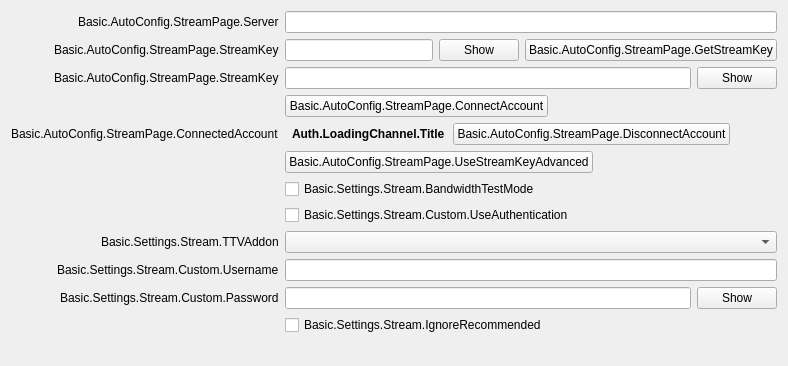
           <widget class="QWidget" name="streamKeyPage">
            <layout class="QFormLayout" name="streamkeyPageLayout">
             <property name="fieldGrowthPolicy">
              <enum>QFormLayout::AllNonFixedFieldsGrow</enum>
             </property>
             <property name="labelAlignment">
              <set>Qt::AlignRight|Qt::AlignTrailing|Qt::AlignVCenter</set>
             </property>
             <item row="0" column="0">
              <widget class="QLabel" name="serverLabel">
               <property name="text">
                <string>Basic.AutoConfig.StreamPage.Server</string>
               </property>
              </widget>
             </item>
             <item row="0" column="1">
              <widget class="QStackedWidget" name="serverStackedWidget">
               <property name="sizePolicy">
                <sizepolicy hsizetype="Preferred" vsizetype="Maximum">
                 <horstretch>0</horstretch>
                 <verstretch>0</verstretch>
                </sizepolicy>
               </property>
               <property name="currentIndex">
                <number>1</number>
               </property>
               <widget class="QWidget" name="servicePage">
                <layout class="QHBoxLayout" name="horizontalLayout_21">
                 <property name="leftMargin">
                  <number>0</number>
                 </property>
                 <property name="topMargin">
                  <number>0</number>
                 </property>
                 <property name="rightMargin">
                  <number>0</number>
                 </property>
                 <property name="bottomMargin">
                  <number>0</number>
                 </property>
                 <item>
                  <widget class="QComboBox" name="server"/>
                 </item>
                </layout>
               </widget>
               <widget class="QWidget" name="customPage">
                <layout class="QHBoxLayout" name="horizontalLayout_22">
                 <property name="leftMargin">
                  <number>0</number>
                 </property>
                 <property name="topMargin">
                  <number>0</number>
                 </property>
                 <property name="rightMargin">
                  <number>0</number>
                 </property>
                 <property name="bottomMargin">
                  <number>0</number>
                 </property>
                 <item>
                  <widget class="QLineEdit" name="customServer"/>
                 </item>
                </layout>
               </widget>
              </widget>
             </item>
             <item row="1" column="0">
              <widget class="QLabel" name="streamKeyLabel">
               <property name="text">
                <string>Basic.AutoConfig.StreamPage.StreamKey</string>
               </property>
               <property name="openExternalLinks">
                <bool>true</bool>
               </property>
               <property name="buddy">
                <cstring>key</cstring>
               </property>
              </widget>
             </item>
             <item row="1" column="1">
              <widget class="QFrame" name="streamKeyWidget">
               <layout class="QHBoxLayout" name="horizontalLayout_11">
                <property name="leftMargin">
                 <number>0</number>
                </property>
                <property name="topMargin">
                 <number>0</number>
                </property>
                <property name="rightMargin">
                 <number>0</number>
                </property>
                <property name="bottomMargin">
                 <number>0</number>
                </property>
                <item>
                 <widget class="QLineEdit" name="key">
                  <property name="inputMask">
                   <string notr="true"/>
                  </property>
                  <property name="text">
                   <string notr="true"/>
                  </property>
                  <property name="echoMode">
                   <enum>QLineEdit::Password</enum>
                  </property>
                 </widget>
                </item>
                <item>
                 <widget class="QPushButton" name="show">
                  <property name="text">
                   <string>Show</string>
                  </property>
                 </widget>
                </item>
                <item>
                 <widget class="UrlPushButton" name="getStreamKeyButton">
                  <property name="toolTip">
                   <string/>
                  </property>
                  <property name="toolTipDuration">
                   <number>-4</number>
                  </property>
                  <property name="text">
                   <string>Basic.AutoConfig.StreamPage.GetStreamKey</string>
                  </property>
                 </widget>
                </item>
               </layout>
              </widget>
             </item>
		    <item row="2" column="0">
			    <widget class="QLabel" name="streamKeyLabel2">
				    <property name="text">
					    <string>Basic.AutoConfig.StreamPage.StreamKey</string>
				    </property>
				    <property name="openExternalLinks">
					    <bool>true</bool>
				    </property>
				    <property name="buddy">
					    <cstring>key2</cstring>
				    </property>
			    </widget>
		    </item>
		    <item row="2" column="1">
			    <widget class="QFrame" name="streamKeyWidget">
				    <layout class="QHBoxLayout" name="horizontalLayout_11">
					    <property name="leftMargin">
						    <number>0</number>
					    </property>
					    <property name="topMargin">
						    <number>0</number>
					    </property>
					    <property name="rightMargin">
						    <number>0</number>
					    </property>
					    <property name="bottomMargin">
						    <number>0</number>
					    </property>
					    <item>
						    <widget class="QLineEdit" name="key2">
							    <property name="inputMask">
								    <string notr="true"/>
							    </property>
							    <property name="text">
								    <string notr="true"/>
							    </property>
							    <property name="echoMode">
								    <enum>QLineEdit::Password</enum>
							    </property>
						    </widget>
					    </item>
					    <item>
						    <widget class="QPushButton" name="show2">
							    <property name="text">
								    <string>Show</string>
							    </property>
						    </widget>
					    </item>
				    </layout>
			    </widget>
		    </item>
             <item row="3" column="0">
              <spacer name="horizontalSpacer_18">
               <property name="orientation">
                <enum>Qt::Horizontal</enum>
               </property>
               <property name="sizeHint" stdset="0">
                <size>
                 <width>170</width>
                 <height>8</height>
                </size>
               </property>
              </spacer>
             </item>
             <item row="4" column="1">
              <layout class="QHBoxLayout" name="horizontalLayout_23">
               <property name="spacing">
                <number>8</number>
               </property>
               <property name="leftMargin">
                <number>7</number>
               </property>
               <property name="rightMargin">
                <number>7</number>
               </property>
               <item>
                <widget class="QLabel" name="connectedAccountText">
                 <property name="styleSheet">
                  <string notr="true">font-weight: bold</string>
                 </property>
                 <property name="text">
                  <string>Auth.LoadingChannel.Title</string>
                 </property>
                </widget>
               </item>
               <item>
                <widget class="QPushButton" name="disconnectAccount">
                 <property name="text">
                  <string>Basic.AutoConfig.StreamPage.DisconnectAccount</string>
                 </property>
                </widget>
               </item>
               <item>
                <spacer name="horizontalSpacer_24">
                 <property name="orientation">
                  <enum>Qt::Horizontal</enum>
                 </property>
                 <property name="sizeHint" stdset="0">
                  <size>
                   <width>40</width>
                   <height>20</height>
                  </size>
                 </property>
                </spacer>
               </item>
              </layout>
             </item>
             <item row="6" column="1">
              <widget class="QCheckBox" name="bandwidthTestEnable">
               <property name="text">
                <string>Basic.Settings.Stream.BandwidthTestMode</string>
               </property>
              </widget>
             </item>
             <item row="7" column="1">
              <widget class="QCheckBox" name="useAuth">
               <property name="text">
                <string>Basic.Settings.Stream.Custom.UseAuthentication</string>
               </property>
              </widget>
             </item>
             <item row="9" column="0">
              <widget class="QLabel" name="authUsernameLabel">
               <property name="text">
                <string>Basic.Settings.Stream.Custom.Username</string>
               </property>
               <property name="buddy">
                <cstring>authUsername</cstring>
               </property>
              </widget>
             </item>
             <item row="9" column="1">
              <widget class="QLineEdit" name="authUsername"/>
             </item>
             <item row="10" column="0">
              <widget class="QLabel" name="authPwLabel">
               <property name="text">
                <string>Basic.Settings.Stream.Custom.Password</string>
               </property>
               <property name="buddy">
                <cstring>authPw</cstring>
               </property>
              </widget>
             </item>
             <item row="10" column="1">
              <widget class="QFrame" name="authPwWidget">
               <layout class="QHBoxLayout" name="horizontalLayout_25">
                <property name="leftMargin">
                 <number>0</number>
                </property>
                <property name="topMargin">
                 <number>0</number>
                </property>
                <property name="rightMargin">
                 <number>0</number>
                </property>
                <property name="bottomMargin">
                 <number>0</number>
                </property>
                <item>
                 <widget class="QLineEdit" name="authPw">
                  <property name="echoMode">
                   <enum>QLineEdit::Password</enum>
                  </property>
                 </widget>
                </item>
                <item>
                 <widget class="QPushButton" name="authPwShow">
                  <property name="text">
                   <string>Show</string>
                  </property>
                 </widget>
                </item>
               </layout>
              </widget>
             </item>
             <item row="8" column="1">
              <widget class="QComboBox" name="twitchAddonDropdown"/>
             </item>
             <item row="8" column="0">
              <widget class="QLabel" name="twitchAddonLabel">
               <property name="text">
                <string>Basic.Settings.Stream.TTVAddon</string>
               </property>
               <property name="buddy">
                <cstring>twitchAddonDropdown</cstring>
               </property>
              </widget>
             </item>
             <item row="11" column="1">
              <widget class="QCheckBox" name="ignoreRecommended">
               <property name="text">
                <string>Basic.Settings.Stream.IgnoreRecommended</string>
               </property>
              </widget>
             </item>
             <item row="12" column="1">
              <widget class="QLabel" name="enforceSettingsLabel">
               <property name="text">
                <string notr="true"/>
               </property>
               <property name="textFormat">
                <enum>Qt::RichText</enum>
               </property>
               <property name="openExternalLinks">
                <bool>true</bool>
               </property>
              </widget>
             </item>
             <item row="5" column="1">
              <layout class="QHBoxLayout" name="horizontalLayout_28">
               <item>
                <widget class="QPushButton" name="useStreamKeyAdv">
                 <property name="text">
                  <string>Basic.AutoConfig.StreamPage.UseStreamKeyAdvanced</string>
                 </property>
                </widget>
               </item>
               <item>
                <spacer name="horizontalSpacer_28">
                 <property name="orientation">
                  <enum>Qt::Horizontal</enum>
                 </property>
                 <property name="sizeHint" stdset="0">
                  <size>
                   <width>40</width>
                   <height>20</height>
                  </size>
                 </property>
                </spacer>
               </item>
              </layout>
             </item>
             <item row="4" column="0">
              <widget class="QLabel" name="connectedAccountLabel">
               <property name="text">
                <string>Basic.AutoConfig.StreamPage.ConnectedAccount</string>
               </property>
              </widget>
             </item>
             <item row="3" column="1">
              <layout class="QHBoxLayout" name="horizontalLayout_15">
               <item>
                <widget class="QPushButton" name="connectAccount2">
                 <property name="cursor">
                  <cursorShape>PointingHandCursor</cursorShape>
                 </property>
                 <property name="text">
                  <string>Basic.AutoConfig.StreamPage.ConnectAccount</string>
                 </property>
                </widget>
               </item>
               <item>
                <spacer name="horizontalSpacer_19">
                 <property name="orientation">
                  <enum>Qt::Horizontal</enum>
                 </property>
                 <property name="sizeHint" stdset="0">
                  <size>
                   <width>40</width>
                   <height>20</height>
                  </size>
                 </property>
                </spacer>
               </item>
              </layout>
             </item>
            </layout>
           </widget>
